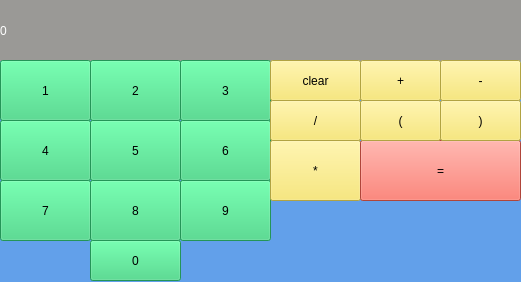
<?xml version="1.0" encoding="UTF-8"?>
<ui version="4.0">
 <class>MainWindow</class>
 <widget class="QMainWindow" name="MainWindow">
  <property name="geometry">
   <rect>
    <x>0</x>
    <y>0</y>
    <width>521</width>
    <height>282</height>
   </rect>
  </property>
  <property name="windowTitle">
   <string>calculator</string>
  </property>
  <property name="styleSheet">
   <string notr="true">background-color: rgb(98, 160, 234);</string>
  </property>
  <widget class="QWidget" name="centralwidget">
   <widget class="QLabel" name="label">
    <property name="geometry">
     <rect>
      <x>0</x>
      <y>0</y>
      <width>571</width>
      <height>61</height>
     </rect>
    </property>
    <property name="styleSheet">
     <string notr="true">background-color: rgb(154, 153, 150);
color: rgb(255, 255, 255);
font: 75 20pt &quot;UnDotum&quot;;</string>
    </property>
    <property name="text">
     <string>0</string>
    </property>
    <property name="textFormat">
     <enum>Qt::AutoText</enum>
    </property>
    <property name="margin">
     <number>10</number>
    </property>
   </widget>
   <widget class="QPushButton" name="n1">
    <property name="geometry">
     <rect>
      <x>0</x>
      <y>60</y>
      <width>91</width>
      <height>61</height>
     </rect>
    </property>
    <property name="styleSheet">
     <string notr="true">background-color: rgb(51, 209, 122);</string>
    </property>
    <property name="text">
     <string>1</string>
    </property>
   </widget>
   <widget class="QPushButton" name="n2">
    <property name="geometry">
     <rect>
      <x>90</x>
      <y>60</y>
      <width>91</width>
      <height>61</height>
     </rect>
    </property>
    <property name="styleSheet">
     <string notr="true">background-color: rgb(51, 209, 122);</string>
    </property>
    <property name="text">
     <string>2</string>
    </property>
   </widget>
   <widget class="QPushButton" name="n3">
    <property name="geometry">
     <rect>
      <x>180</x>
      <y>60</y>
      <width>91</width>
      <height>61</height>
     </rect>
    </property>
    <property name="styleSheet">
     <string notr="true">background-color: rgb(51, 209, 122);</string>
    </property>
    <property name="text">
     <string>3</string>
    </property>
   </widget>
   <widget class="QPushButton" name="n4">
    <property name="geometry">
     <rect>
      <x>0</x>
      <y>120</y>
      <width>91</width>
      <height>61</height>
     </rect>
    </property>
    <property name="styleSheet">
     <string notr="true">background-color: rgb(51, 209, 122);</string>
    </property>
    <property name="text">
     <string>4</string>
    </property>
   </widget>
   <widget class="QPushButton" name="n5">
    <property name="geometry">
     <rect>
      <x>90</x>
      <y>120</y>
      <width>91</width>
      <height>61</height>
     </rect>
    </property>
    <property name="styleSheet">
     <string notr="true">background-color: rgb(51, 209, 122);</string>
    </property>
    <property name="text">
     <string>5</string>
    </property>
   </widget>
   <widget class="QPushButton" name="n6">
    <property name="geometry">
     <rect>
      <x>180</x>
      <y>120</y>
      <width>91</width>
      <height>61</height>
     </rect>
    </property>
    <property name="styleSheet">
     <string notr="true">background-color: rgb(51, 209, 122);</string>
    </property>
    <property name="text">
     <string>6</string>
    </property>
   </widget>
   <widget class="QPushButton" name="n7">
    <property name="geometry">
     <rect>
      <x>0</x>
      <y>180</y>
      <width>91</width>
      <height>61</height>
     </rect>
    </property>
    <property name="styleSheet">
     <string notr="true">background-color: rgb(51, 209, 122);</string>
    </property>
    <property name="text">
     <string>7</string>
    </property>
   </widget>
   <widget class="QPushButton" name="n8">
    <property name="geometry">
     <rect>
      <x>90</x>
      <y>180</y>
      <width>91</width>
      <height>61</height>
     </rect>
    </property>
    <property name="styleSheet">
     <string notr="true">background-color: rgb(51, 209, 122);</string>
    </property>
    <property name="text">
     <string>8</string>
    </property>
   </widget>
   <widget class="QPushButton" name="n9">
    <property name="geometry">
     <rect>
      <x>180</x>
      <y>180</y>
      <width>91</width>
      <height>61</height>
     </rect>
    </property>
    <property name="styleSheet">
     <string notr="true">background-color: rgb(51, 209, 122);</string>
    </property>
    <property name="text">
     <string>9</string>
    </property>
   </widget>
   <widget class="QPushButton" name="n0">
    <property name="geometry">
     <rect>
      <x>90</x>
      <y>240</y>
      <width>91</width>
      <height>41</height>
     </rect>
    </property>
    <property name="styleSheet">
     <string notr="true">background-color: rgb(51, 209, 122);</string>
    </property>
    <property name="text">
     <string>0</string>
    </property>
   </widget>
   <widget class="QPushButton" name="plus">
    <property name="geometry">
     <rect>
      <x>360</x>
      <y>60</y>
      <width>81</width>
      <height>41</height>
     </rect>
    </property>
    <property name="styleSheet">
     <string notr="true">background-color: rgb(248, 228, 92);</string>
    </property>
    <property name="text">
     <string>+</string>
    </property>
   </widget>
   <widget class="QPushButton" name="minus">
    <property name="geometry">
     <rect>
      <x>440</x>
      <y>60</y>
      <width>81</width>
      <height>41</height>
     </rect>
    </property>
    <property name="styleSheet">
     <string notr="true">background-color: rgb(248, 228, 92);</string>
    </property>
    <property name="text">
     <string>-</string>
    </property>
   </widget>
   <widget class="QPushButton" name="ymnojit">
    <property name="geometry">
     <rect>
      <x>270</x>
      <y>140</y>
      <width>91</width>
      <height>61</height>
     </rect>
    </property>
    <property name="styleSheet">
     <string notr="true">background-color: rgb(248, 228, 92);</string>
    </property>
    <property name="text">
     <string>*</string>
    </property>
   </widget>
   <widget class="QPushButton" name="ravno">
    <property name="geometry">
     <rect>
      <x>360</x>
      <y>140</y>
      <width>161</width>
      <height>61</height>
     </rect>
    </property>
    <property name="styleSheet">
     <string notr="true">background-color: rgb(246, 97, 81);</string>
    </property>
    <property name="text">
     <string>=</string>
    </property>
   </widget>
   <widget class="QPushButton" name="but_clear">
    <property name="geometry">
     <rect>
      <x>270</x>
      <y>60</y>
      <width>91</width>
      <height>41</height>
     </rect>
    </property>
    <property name="styleSheet">
     <string notr="true">background-color: rgb(248, 228, 92);</string>
    </property>
    <property name="text">
     <string>clear</string>
    </property>
   </widget>
   <widget class="QPushButton" name="delenie">
    <property name="geometry">
     <rect>
      <x>270</x>
      <y>100</y>
      <width>91</width>
      <height>41</height>
     </rect>
    </property>
    <property name="styleSheet">
     <string notr="true">background-color: rgb(248, 228, 92);</string>
    </property>
    <property name="text">
     <string>/</string>
    </property>
   </widget>
   <widget class="QPushButton" name="parenthesis_left">
    <property name="geometry">
     <rect>
      <x>360</x>
      <y>100</y>
      <width>81</width>
      <height>41</height>
     </rect>
    </property>
    <property name="styleSheet">
     <string notr="true">background-color: rgb(248, 228, 92);</string>
    </property>
    <property name="text">
     <string>(</string>
    </property>
   </widget>
   <widget class="QPushButton" name="parenthesis_right">
    <property name="geometry">
     <rect>
      <x>440</x>
      <y>100</y>
      <width>81</width>
      <height>41</height>
     </rect>
    </property>
    <property name="styleSheet">
     <string notr="true">background-color: rgb(248, 228, 92);</string>
    </property>
    <property name="text">
     <string>)</string>
    </property>
   </widget>
  </widget>
 </widget>
 <resources/>
 <connections/>
</ui>
